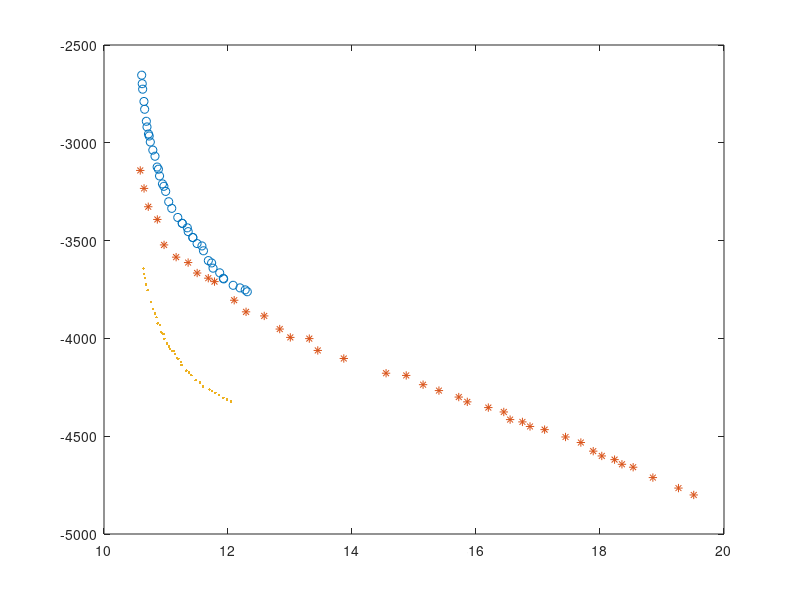

Reproduce this figure in MATLAB.
A=load('FPP.txt');
x=A(:,1);
y=A(:,2);
a=plot(x,y,'o');
hold on
B=load('FPP9.txt');
x=B(:,1);
y=B(:,2);
b=plot(x,y,'*');
hold on
C=load('FPP64.txt');
x=C(:,1);
y=C(:,2);
b=plot(x,y,'.');
